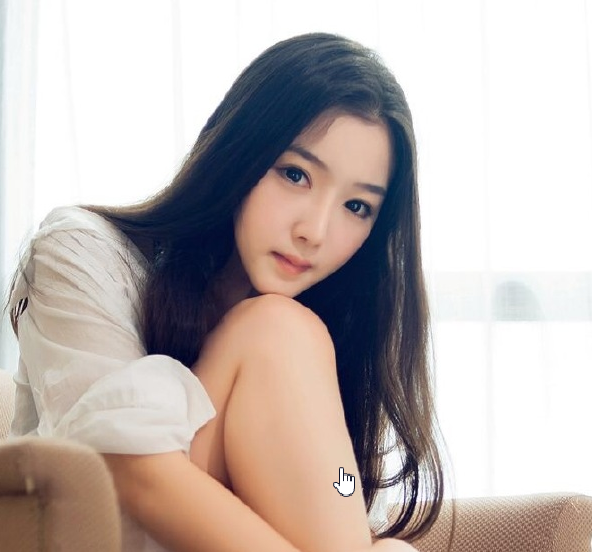
#> input picture demo/mz.png, 592 x 552 px
$ python img2chars.py   (older library calls are emulated)
#> lines starting #> are read from the running program, lines starting #| are printed output that depends on the picture
#!/usr/bin/env python3
# -*- coding:utf-8 -*-


from PIL import Image

# You can add another str to change chars(left to right, black to white):
str1 = "@@WW##QQOOoo**--::''      "
str2 = "01. "
chars = list(str1)


def get_char(r, b, g, alpha=256):
    if alpha == 0:
        return ' '
    # gray = int(0.2126 * r + 0.7152 * g + 0.0722 * b)
    gray = int(19595 * r + 38469 * g + 7472 * b) >> 16
    return chars[int(gray / 256.0 * len(chars))]


if __name__ == '__main__':
    im = Image.open('mz.png')
#> im is the input picture: PIL image 592x552 RGBA; mean R, G, B, A 190.2, 179.8, 176.5, 255
    w = int(im.size[0] / 4)
#> w = 148
    h = int(im.size[1] / 4)
#> h = 138
    im = im.resize((w, h), Image.ANTIALIAS) # 缩放，抗锯齿
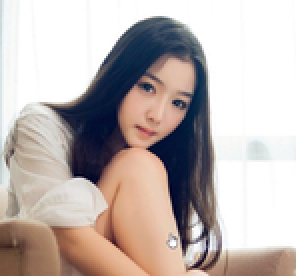
#> im: PIL image 148x138 RGBA (shown 2 times larger); mean R, G, B, A 190.2, 179.7, 176.5, 255

    im = im.convert('RGBA')

    txt = ""
    for j in range(im.size[1]):
        for i in range(im.size[0]):
            txt += get_char(*im.getpixel((i, j)))
        txt += '\n'

    with open("chars.txt", 'w') as f:
            f.write(txt)
